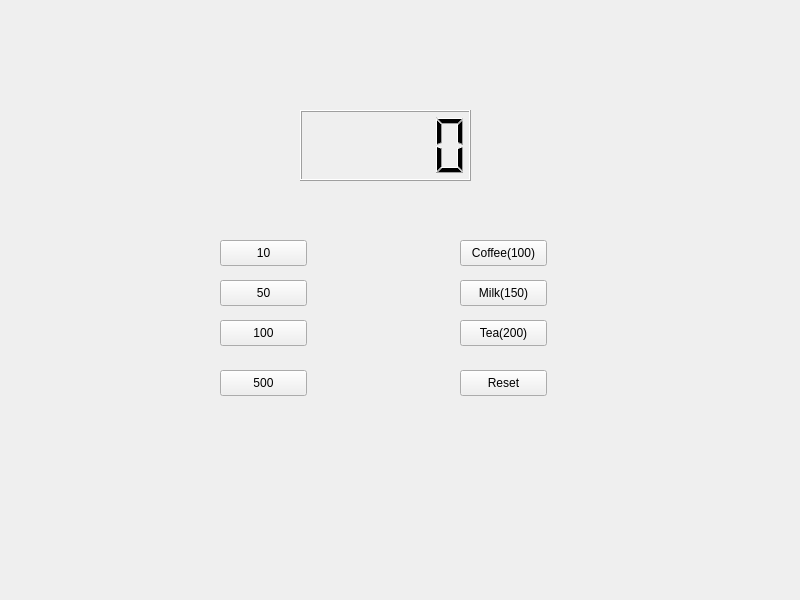
<?xml version="1.0" encoding="UTF-8"?>
<ui version="4.0">
 <class>Widget</class>
 <widget class="QWidget" name="Widget">
  <property name="geometry">
   <rect>
    <x>0</x>
    <y>0</y>
    <width>800</width>
    <height>600</height>
   </rect>
  </property>
  <property name="windowTitle">
   <string>Widget</string>
  </property>
  <widget class="QPushButton" name="pb10">
   <property name="geometry">
    <rect>
     <x>220</x>
     <y>240</y>
     <width>87</width>
     <height>26</height>
    </rect>
   </property>
   <property name="text">
    <string>10</string>
   </property>
  </widget>
  <widget class="QLCDNumber" name="lcdNumber">
   <property name="geometry">
    <rect>
     <x>300</x>
     <y>110</y>
     <width>171</width>
     <height>71</height>
    </rect>
   </property>
  </widget>
  <widget class="QPushButton" name="pb50">
   <property name="geometry">
    <rect>
     <x>220</x>
     <y>280</y>
     <width>87</width>
     <height>26</height>
    </rect>
   </property>
   <property name="text">
    <string>50</string>
   </property>
  </widget>
  <widget class="QPushButton" name="pb100">
   <property name="geometry">
    <rect>
     <x>220</x>
     <y>320</y>
     <width>87</width>
     <height>26</height>
    </rect>
   </property>
   <property name="text">
    <string>100</string>
   </property>
  </widget>
  <widget class="QPushButton" name="pb500">
   <property name="geometry">
    <rect>
     <x>220</x>
     <y>370</y>
     <width>87</width>
     <height>26</height>
    </rect>
   </property>
   <property name="text">
    <string>500</string>
   </property>
  </widget>
  <widget class="QPushButton" name="coffee">
   <property name="geometry">
    <rect>
     <x>460</x>
     <y>240</y>
     <width>87</width>
     <height>26</height>
    </rect>
   </property>
   <property name="text">
    <string>Coffee(100)</string>
   </property>
  </widget>
  <widget class="QPushButton" name="milk">
   <property name="geometry">
    <rect>
     <x>460</x>
     <y>280</y>
     <width>87</width>
     <height>26</height>
    </rect>
   </property>
   <property name="text">
    <string>Milk(150)</string>
   </property>
  </widget>
  <widget class="QPushButton" name="tea">
   <property name="geometry">
    <rect>
     <x>460</x>
     <y>320</y>
     <width>87</width>
     <height>26</height>
    </rect>
   </property>
   <property name="text">
    <string>Tea(200)</string>
   </property>
  </widget>
  <widget class="QPushButton" name="reset">
   <property name="geometry">
    <rect>
     <x>460</x>
     <y>370</y>
     <width>87</width>
     <height>26</height>
    </rect>
   </property>
   <property name="text">
    <string>Reset</string>
   </property>
  </widget>
 </widget>
 <resources/>
 <connections/>
</ui>
